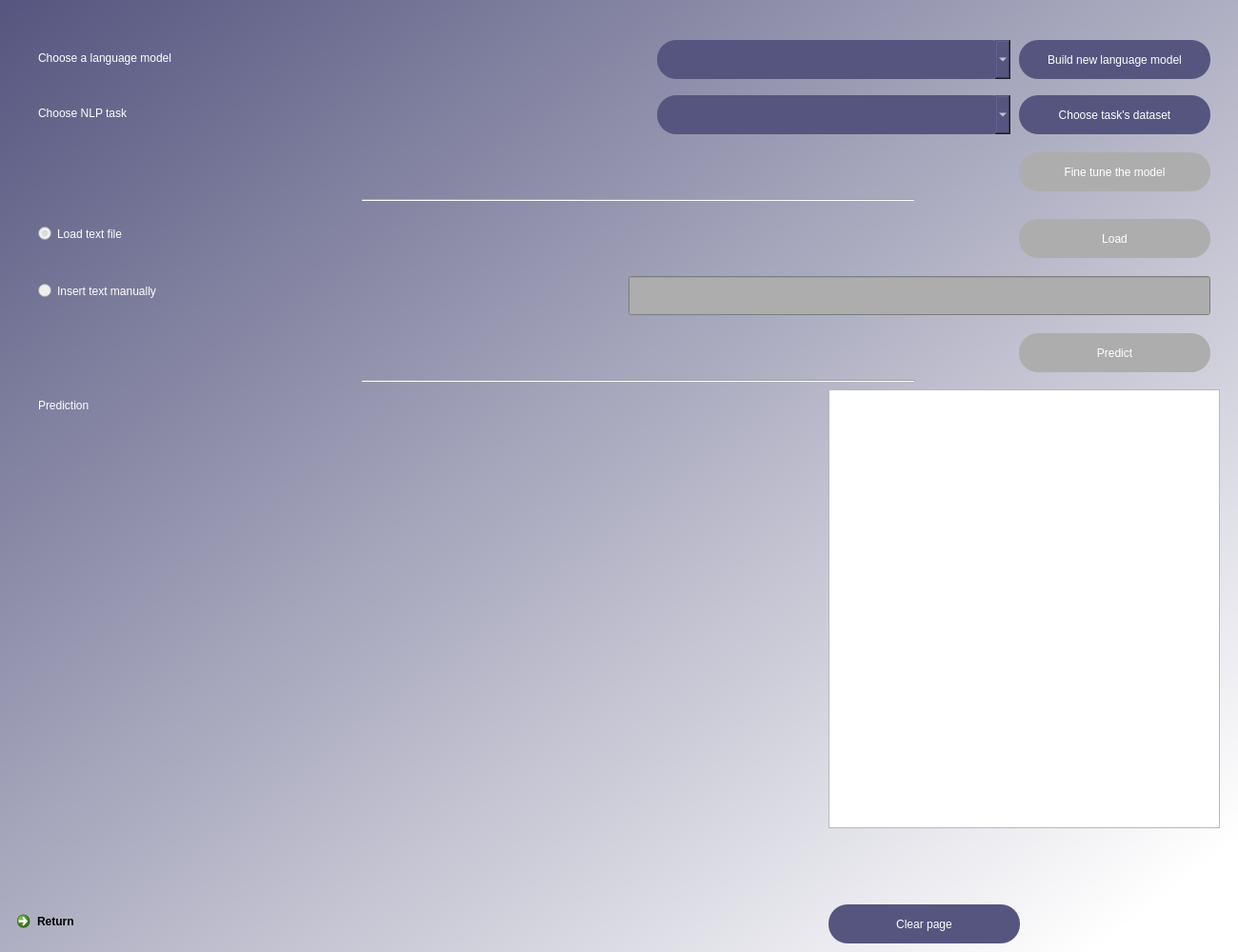
<?xml version="1.0" encoding="UTF-8"?>
<ui version="4.0">
 <class>Dialog</class>
 <widget class="QDialog" name="Dialog">
  <property name="enabled">
   <bool>true</bool>
  </property>
  <property name="geometry">
   <rect>
    <x>0</x>
    <y>0</y>
    <width>1300</width>
    <height>1000</height>
   </rect>
  </property>
  <property name="windowTitle">
   <string>Dialog</string>
  </property>
  <property name="layoutDirection">
   <enum>Qt::LeftToRight</enum>
  </property>
  <widget class="QWidget" name="bgwidget" native="true">
   <property name="geometry">
    <rect>
     <x>0</x>
     <y>0</y>
     <width>1300</width>
     <height>1000</height>
    </rect>
   </property>
   <property name="focusPolicy">
    <enum>Qt::NoFocus</enum>
   </property>
   <property name="styleSheet">
    <string notr="true">QWidget#bgwidget{
background-color:qlineargradient(spread:pad, x1:0, y1:0, x2:0.943, y2:0.9375, stop:0 rgba(85, 85, 127, 255), stop:1 rgba(255, 255, 255, 255))}</string>
   </property>
   <widget class="QLabel" name="label_3">
    <property name="geometry">
     <rect>
      <x>40</x>
      <y>45</y>
      <width>341</width>
      <height>31</height>
     </rect>
    </property>
    <property name="styleSheet">
     <string notr="true">font:20pt &quot;MS Shell Dlg 2&quot;;color:rgb(255, 255, 255)

</string>
    </property>
    <property name="text">
     <string>Choose a language model</string>
    </property>
   </widget>
   <widget class="QComboBox" name="LM_comboBox">
    <property name="geometry">
     <rect>
      <x>690</x>
      <y>42</y>
      <width>371</width>
      <height>41</height>
     </rect>
    </property>
    <property name="minimumSize">
     <size>
      <width>69</width>
      <height>22</height>
     </size>
    </property>
    <property name="styleSheet">
     <string notr="true">QComboBox{
color: rgb(255, 255, 255);
font: 12pt &quot;MS Shell Dlg 2&quot;;
background-color: rgba(85, 85, 127, 255);
border-radius: 20px;
}

QComboBox:disabled {
background-color:rgb(173, 173, 173);
}</string>
    </property>
   </widget>
   <widget class="QPushButton" name="new_language_model_button">
    <property name="geometry">
     <rect>
      <x>1070</x>
      <y>42</y>
      <width>201</width>
      <height>41</height>
     </rect>
    </property>
    <property name="focusPolicy">
     <enum>Qt::ClickFocus</enum>
    </property>
    <property name="styleSheet">
     <string notr="true">QPushButton{
color: rgb(255, 255, 255);
font: 12pt &quot;MS Shell Dlg 2&quot;;
background-color: rgba(85, 85, 127, 255);
border-radius: 20px;}

QPushButton:hover{
color: rgb(255, 255, 255);
font: 12pt &quot;MS Shell Dlg 2&quot;;
background-color: rgb(85, 0, 255);
border-radius: 20px;}

QPushButton:disabled {
background-color:rgb(173, 173, 173);
}</string>
    </property>
    <property name="text">
     <string>Build new language model</string>
    </property>
   </widget>
   <widget class="QPushButton" name="fine_tune_the_model_button">
    <property name="enabled">
     <bool>false</bool>
    </property>
    <property name="geometry">
     <rect>
      <x>1070</x>
      <y>160</y>
      <width>201</width>
      <height>41</height>
     </rect>
    </property>
    <property name="focusPolicy">
     <enum>Qt::ClickFocus</enum>
    </property>
    <property name="styleSheet">
     <string notr="true">QPushButton{
color: rgb(255, 255, 255);
font: 12pt &quot;MS Shell Dlg 2&quot;;
background-color: rgba(85, 85, 127, 255);
border-radius: 20px;}

QPushButton:hover{
color: rgb(255, 255, 255);
font: 12pt &quot;MS Shell Dlg 2&quot;;
background-color: rgb(85, 0, 255);
border-radius: 20px;}

QPushButton:disabled {
background-color:rgb(173, 173, 173);
}</string>
    </property>
    <property name="text">
     <string>Fine tune the model</string>
    </property>
   </widget>
   <widget class="QLabel" name="label">
    <property name="geometry">
     <rect>
      <x>40</x>
      <y>103</y>
      <width>341</width>
      <height>31</height>
     </rect>
    </property>
    <property name="styleSheet">
     <string notr="true">font:20pt &quot;MS Shell Dlg 2&quot;;color:rgb(255, 255, 255)

</string>
    </property>
    <property name="text">
     <string>Choose NLP task</string>
    </property>
   </widget>
   <widget class="QComboBox" name="task_comboBox">
    <property name="enabled">
     <bool>true</bool>
    </property>
    <property name="geometry">
     <rect>
      <x>690</x>
      <y>100</y>
      <width>371</width>
      <height>41</height>
     </rect>
    </property>
    <property name="minimumSize">
     <size>
      <width>69</width>
      <height>22</height>
     </size>
    </property>
    <property name="styleSheet">
     <string notr="true">QComboBox{
color: rgb(255, 255, 255);
font: 12pt &quot;MS Shell Dlg 2&quot;;
background-color: rgba(85, 85, 127, 255);
border-radius: 20px;
}

QComboBox:disabled {
background-color:rgb(173, 173, 173);
}</string>
    </property>
   </widget>
   <widget class="QPushButton" name="choose_tasks_dataset_button">
    <property name="geometry">
     <rect>
      <x>1070</x>
      <y>100</y>
      <width>201</width>
      <height>41</height>
     </rect>
    </property>
    <property name="focusPolicy">
     <enum>Qt::ClickFocus</enum>
    </property>
    <property name="styleSheet">
     <string notr="true">QPushButton{
color: rgb(255, 255, 255);
font: 12pt &quot;MS Shell Dlg 2&quot;;
background-color: rgba(85, 85, 127, 255);
border-radius: 20px;}

QPushButton:hover{
color: rgb(255, 255, 255);
font: 12pt &quot;MS Shell Dlg 2&quot;;
background-color: rgb(85, 0, 255);
border-radius: 20px;}

QPushButton:disabled {
background-color:rgb(173, 173, 173);
}</string>
    </property>
    <property name="text">
     <string>Choose task's dataset</string>
    </property>
   </widget>
   <widget class="QLabel" name="label_for_fine_tune_the_model_gif">
    <property name="geometry">
     <rect>
      <x>1100</x>
      <y>890</y>
      <width>191</width>
      <height>101</height>
     </rect>
    </property>
    <property name="text">
     <string/>
    </property>
   </widget>
   <widget class="QCommandLinkButton" name="return_to_welcome">
    <property name="geometry">
     <rect>
      <x>10</x>
      <y>950</y>
      <width>185</width>
      <height>41</height>
     </rect>
    </property>
    <property name="styleSheet">
     <string notr="true">font:12pt &quot;MS Shell Dlg 2&quot;;
</string>
    </property>
    <property name="text">
     <string>Return</string>
    </property>
    <property name="icon">
     <iconset>
      <normaloff>../img/return-button.png</normaloff>../img/return-button.png</iconset>
    </property>
    <property name="iconSize">
     <size>
      <width>40</width>
      <height>40</height>
     </size>
    </property>
   </widget>
   <widget class="Line" name="line">
    <property name="geometry">
     <rect>
      <x>380</x>
      <y>200</y>
      <width>581</width>
      <height>20</height>
     </rect>
    </property>
    <property name="orientation">
     <enum>Qt::Horizontal</enum>
    </property>
   </widget>
   <widget class="QRadioButton" name="load_text_file_radioButton">
    <property name="enabled">
     <bool>false</bool>
    </property>
    <property name="geometry">
     <rect>
      <x>40</x>
      <y>230</y>
      <width>191</width>
      <height>31</height>
     </rect>
    </property>
    <property name="styleSheet">
     <string notr="true">font:20pt &quot;MS Shell Dlg 2&quot;;color:rgb(255, 255, 255)

</string>
    </property>
    <property name="text">
     <string>Load text file</string>
    </property>
    <property name="checked">
     <bool>true</bool>
    </property>
   </widget>
   <widget class="QRadioButton" name="insert_text_manually_radioButton">
    <property name="enabled">
     <bool>false</bool>
    </property>
    <property name="geometry">
     <rect>
      <x>40</x>
      <y>290</y>
      <width>271</width>
      <height>31</height>
     </rect>
    </property>
    <property name="styleSheet">
     <string notr="true">font:20pt &quot;MS Shell Dlg 2&quot;;color:rgb(255, 255, 255)

</string>
    </property>
    <property name="text">
     <string>Insert text manually</string>
    </property>
   </widget>
   <widget class="QPushButton" name="load_text_file_button">
    <property name="enabled">
     <bool>false</bool>
    </property>
    <property name="geometry">
     <rect>
      <x>1070</x>
      <y>230</y>
      <width>201</width>
      <height>41</height>
     </rect>
    </property>
    <property name="focusPolicy">
     <enum>Qt::ClickFocus</enum>
    </property>
    <property name="styleSheet">
     <string notr="true">QPushButton{
color: rgb(255, 255, 255);
font: 12pt &quot;MS Shell Dlg 2&quot;;
background-color: rgba(85, 85, 127, 255);
border-radius: 20px;}

QPushButton:hover{
color: rgb(255, 255, 255);
font: 12pt &quot;MS Shell Dlg 2&quot;;
background-color: rgb(85, 0, 255);
border-radius: 20px;}

QPushButton:disabled {
background-color:rgb(173, 173, 173);
}</string>
    </property>
    <property name="text">
     <string>Load</string>
    </property>
   </widget>
   <widget class="QLineEdit" name="lineEdit">
    <property name="enabled">
     <bool>false</bool>
    </property>
    <property name="geometry">
     <rect>
      <x>660</x>
      <y>290</y>
      <width>611</width>
      <height>41</height>
     </rect>
    </property>
    <property name="styleSheet">
     <string notr="true">QLineEdit{
color: rgb(255, 255, 255);
font: 12pt &quot;MS Shell Dlg 2&quot;;
background-color: rgba(85, 85, 127, 255);
}

QLineEdit:disabled {
background-color:rgb(173, 173, 173);
}</string>
    </property>
   </widget>
   <widget class="QLabel" name="label_2">
    <property name="geometry">
     <rect>
      <x>40</x>
      <y>410</y>
      <width>341</width>
      <height>31</height>
     </rect>
    </property>
    <property name="styleSheet">
     <string notr="true">font:20pt &quot;MS Shell Dlg 2&quot;;color:rgb(255, 255, 255)

</string>
    </property>
    <property name="text">
     <string>Prediction</string>
    </property>
   </widget>
   <widget class="QPushButton" name="predict_button">
    <property name="enabled">
     <bool>false</bool>
    </property>
    <property name="geometry">
     <rect>
      <x>1070</x>
      <y>350</y>
      <width>201</width>
      <height>41</height>
     </rect>
    </property>
    <property name="focusPolicy">
     <enum>Qt::ClickFocus</enum>
    </property>
    <property name="styleSheet">
     <string notr="true">QPushButton{
color: rgb(255, 255, 255);
font: 12pt &quot;MS Shell Dlg 2&quot;;
background-color: rgba(85, 85, 127, 255);
border-radius: 20px;}

QPushButton:hover{
color: rgb(255, 255, 255);
font: 12pt &quot;MS Shell Dlg 2&quot;;
background-color: rgb(85, 0, 255);
border-radius: 20px;}

QPushButton:disabled {
background-color:rgb(173, 173, 173);
}</string>
    </property>
    <property name="text">
     <string>Predict</string>
    </property>
   </widget>
   <widget class="Line" name="line_2">
    <property name="geometry">
     <rect>
      <x>380</x>
      <y>390</y>
      <width>581</width>
      <height>20</height>
     </rect>
    </property>
    <property name="orientation">
     <enum>Qt::Horizontal</enum>
    </property>
   </widget>
   <widget class="QLabel" name="place_for_prediction_plot_label">
    <property name="geometry">
     <rect>
      <x>190</x>
      <y>410</y>
      <width>661</width>
      <height>551</height>
     </rect>
    </property>
    <property name="styleSheet">
     <string notr="true">font:30pt &quot;MS Shell Dlg 2&quot;;color:rgba(85, 85, 127, 255)</string>
    </property>
    <property name="text">
     <string/>
    </property>
   </widget>
   <widget class="QLabel" name="place_for_prediction_text_label">
    <property name="geometry">
     <rect>
      <x>40</x>
      <y>450</y>
      <width>331</width>
      <height>61</height>
     </rect>
    </property>
    <property name="text">
     <string/>
    </property>
   </widget>
   <widget class="QTextEdit" name="fine_tuning_text">
    <property name="geometry">
     <rect>
      <x>870</x>
      <y>409</y>
      <width>411</width>
      <height>461</height>
     </rect>
    </property>
    <property name="styleSheet">
     <string notr="true">font:7pt &quot;MS Shell Dlg 2&quot;;color: rgba(85, 85, 127, 255)

</string>
    </property>
    <property name="lineWidth">
     <number>10</number>
    </property>
    <property name="midLineWidth">
     <number>0</number>
    </property>
    <property name="sizeAdjustPolicy">
     <enum>QAbstractScrollArea::AdjustToContents</enum>
    </property>
    <property name="lineWrapMode">
     <enum>QTextEdit::NoWrap</enum>
    </property>
    <property name="readOnly">
     <bool>true</bool>
    </property>
   </widget>
  </widget>
  <widget class="QPushButton" name="clear_page_button">
   <property name="enabled">
    <bool>true</bool>
   </property>
   <property name="geometry">
    <rect>
     <x>870</x>
     <y>950</y>
     <width>201</width>
     <height>41</height>
    </rect>
   </property>
   <property name="focusPolicy">
    <enum>Qt::ClickFocus</enum>
   </property>
   <property name="styleSheet">
    <string notr="true">QPushButton{
color: rgb(255, 255, 255);
font: 12pt &quot;MS Shell Dlg 2&quot;;
background-color: rgba(85, 85, 127, 255);
border-radius: 20px;}

QPushButton:hover{
color: rgb(255, 255, 255);
font: 12pt &quot;MS Shell Dlg 2&quot;;
background-color: rgb(85, 0, 255);
border-radius: 20px;}

QPushButton:disabled {
background-color:rgb(173, 173, 173);
}</string>
   </property>
   <property name="text">
    <string>Clear page</string>
   </property>
  </widget>
 </widget>
 <resources/>
 <connections/>
</ui>
